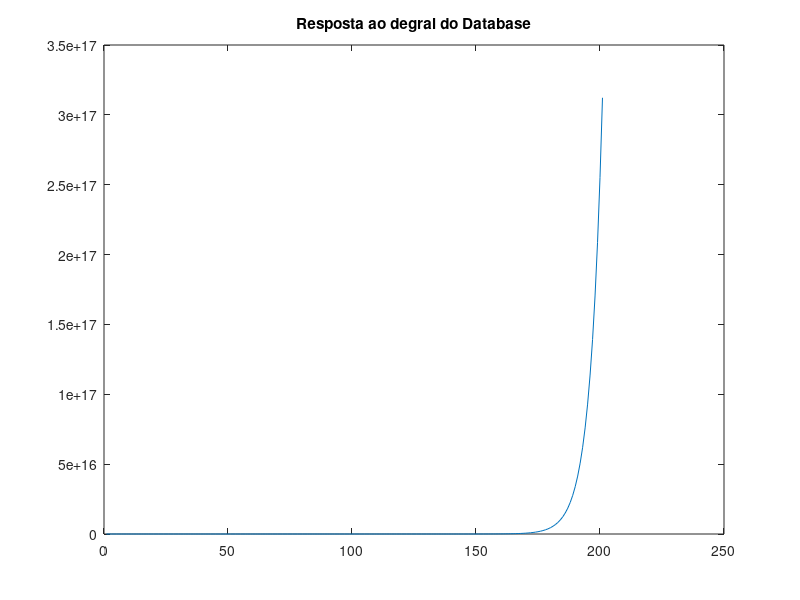
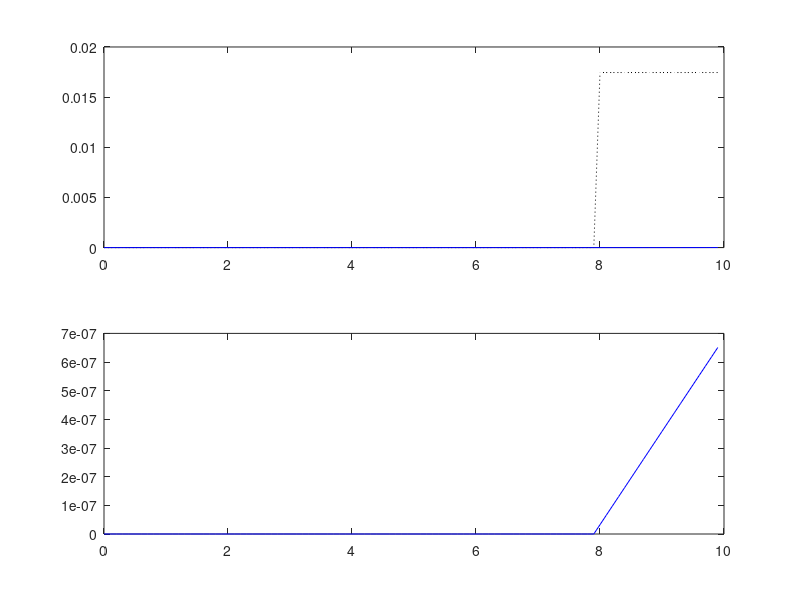

Recreate these plots in MATLAB, in order.
%% Atividade 05: Projetar e implementar, por simulação, o  PMVC, DMC e GPC.
clear all; close all; clc;

%% Parametros
Ts = 0.1;                 % periodo de amostragem (s)
td = 0;                 % atraso continuo (s)
d = round((td/Ts) + 1)  % atraso discreto (em amostras)

Ny = 2; Nu = 1;         % horizonte de predição
lam = 1e5;             % fator de ponderação de controle

%% Planta a) Dinâmica do ângulo de roll do VLS-1 em Max Q

% Modelo contínuo
    Gs = tf(7.3734, [1  0 -4.077])
    
    % Verificando os autovalores
    disp('Autovalores da planta:')
    eig(Gs)

% Modelo discreto
    Gz = c2d(Gs,Ts, 'zoh')
        Az = Gz.den{1};
            a1 = Az(2); a2 = Az(3);
        Bz = Gz.num{1}
            b0 = Bz(2); b1 = Bz(3);

%% DMC

% Resposta ao degral para criar o database
tfinal = 2; 
Ntest = round(tfinal/Ts); 
y = step(Gz,Ntest); figure; plot(y); title('Resposta ao degral do Database');

g = y(1:81); 
g = g(2:81);    % Remark: getting rid of the null initial value!
N = length(g); 
clear y;

% Matriz G
Gorig = toeplitz(g); % Toeplitz Matrix based on g
Gorig = tril(Gorig); % Lower Trianglar matrix based on Gorig

  G = Gorig(1:Ny,1:Nu)

% Ganho baseado em G e lam
  K = inv( G'*G +lam*eye(Nu,Nu) )*G'

  K1 = K(1,:)

% Matriz F
Fi = []; 
  for i = 1:N-Ny % REMARK!!!
      Fi = [Fi g(i+1:Ny+i,1)-g(i,1)];
  end
    F = [ones(Ny,1) Fi];
    
%% Simulação
tfinal = tfinal*5; 
Nsim = round(tfinal/Ts); % total number of iterations for the sim.

r(1:N)=0; r(N+1:Nsim+Ny)= 1*(pi/180);
r = r'; % Making sure that this is a column vector!

for k = 1:N % initial conditions (N is huge!)
    y(k)=0;
    u(k)=0;
    du(k)=0;
end
for k = N+1:Nsim
    % Plant model
    y(k) = -a1*y(k-1) -a2*y(k-2) +b0*u(k-d) +b1*u(k-d-1);

    % DMC
      U = []; % du(k) regressors
      for i=1:N-Ny
          U = [U; du(k-i)];
      end
      x = [y(k);U];

      % Control law
      du(k) = K1*( r(k:k+Ny-1,1)-F*x );

      u(k) = u(k-1) +du(k);

      % Saturação
        % if u(k) >= 0.06981
        %   u(k) = 0.06981;
        % elseif u(k) <= 0
        %   u(k) = 0;
        % end
end

%% Plots
t=0:Ts:Nsim*Ts-Ts;
figure;
subplot(211)
    plot(t,r(1:Nsim),':k'); hold;
    plot(t,y,'b');

subplot(212)
    plot(t,u,'b');
